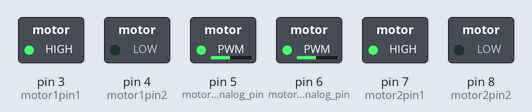
Simulated run of this sketch. Board: Arduino Uno, built with avr-gcc and run on an emulated ATmega328P. Shown: switched loads named in the sketch (green lamp = pin HIGH).

Above: at 0.05 s.
At 2.5 s:
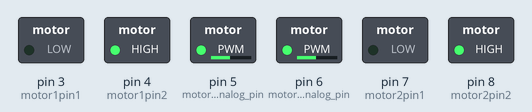
At 5.0 s:
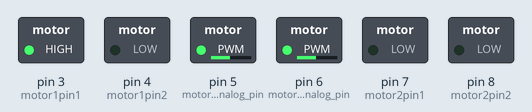
At 7.45 s:
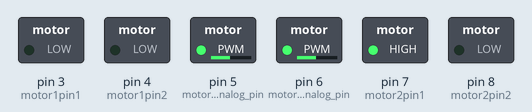
At 9.95 s:
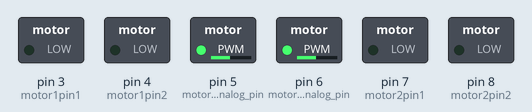
Timing chart, 0 to 11.5 s (numbered marks = the images above):
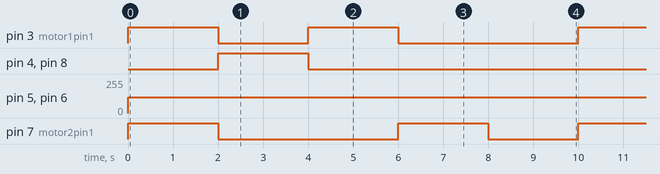

The sketch:

motor_controll_analog.ino
```cpp
/* L298N motor driver control interface using Arduino uno */
#define motor1pin1 3 //IN1
#define motor1pin2 4 //IN2
#define motor2pin1 7 //IN3
#define motor2pin2 8 //IN4
#define motor1analog_pin 5//EN1
#define motor2analog_pin 6 //EN2

//changing Analog speed here from 0 to 255
#define motor1analog_speed 120
#define motor2analog_speed 120


void setup() {

  Serial.begin(9600);
  pinMode(motor1pin1, OUTPUT);
  pinMode(motor1pin2, OUTPUT);
  pinMode(motor2pin1, OUTPUT);
  pinMode(motor2pin2, OUTPUT);
  pinMode(motor1analog_pin, OUTPUT);
  pinMode(motor2analog_pin, OUTPUT);
}

void loop() {
//Wheels moving forward
  digitalWrite(motor1pin1,HIGH);
  digitalWrite(motor1pin2,LOW);
  digitalWrite(motor2pin1,HIGH);
  digitalWrite(motor2pin2,LOW);
  analogWrite(motor1analog_pin,motor1analog_speed);
  analogWrite(motor2analog_pin,motor2analog_speed);
  delay(2000);
  //Wheels moving backward
  digitalWrite(motor1pin1,LOW);
  digitalWrite(motor1pin2,HIGH);
  digitalWrite(motor2pin1,LOW);
  digitalWrite(motor2pin2,HIGH);
  analogWrite(motor1analog_pin,motor1analog_speed);
  analogWrite(motor2analog_pin,motor2analog_speed);
  delay(2000);
 //Right wheel moving
  digitalWrite(motor1pin1,HIGH);
  digitalWrite(motor1pin2,LOW);
  digitalWrite(motor2pin1,LOW);
  digitalWrite(motor2pin2,LOW);
  analogWrite(motor1analog_pin,motor1analog_speed);
  analogWrite(motor2analog_pin,motor2analog_speed);
  delay(2000);
  //Left wheel moving
  digitalWrite(motor1pin1,LOW);
  digitalWrite(motor1pin2,LOW);
  digitalWrite(motor2pin1,HIGH);
  digitalWrite(motor2pin2,LOW);
  analogWrite(motor1analog_pin,motor1analog_speed);
  analogWrite(motor2analog_pin,motor2analog_speed);
  delay(2000);
  //Wheels stopped
  digitalWrite(motor1pin1,LOW);
  digitalWrite(motor1pin2,LOW);
  digitalWrite(motor2pin1,LOW);
  digitalWrite(motor2pin2,LOW);
  delay(2000);

}
```

Measured:
- by itself, pin 3 (motor1pin1): repeats every 10.0 s: LOW 2.0 s, HIGH 2.0 s, LOW 4.0 s, HIGH 2.0 s
- by itself, pin 4 (motor1pin2), pin 8 (motor2pin2): alternates HIGH for 2.0 s and LOW for 8.0 s
- by itself, pin 5 (motor1analog_pin), pin 6 (motor2analog_pin): 0/255 → 120/255 at 0.00 s
- by itself, pin 7 (motor2pin1): repeats every 10.0 s: LOW 4.0 s, HIGH 2.0 s, LOW 2.0 s, HIGH 2.0 s
